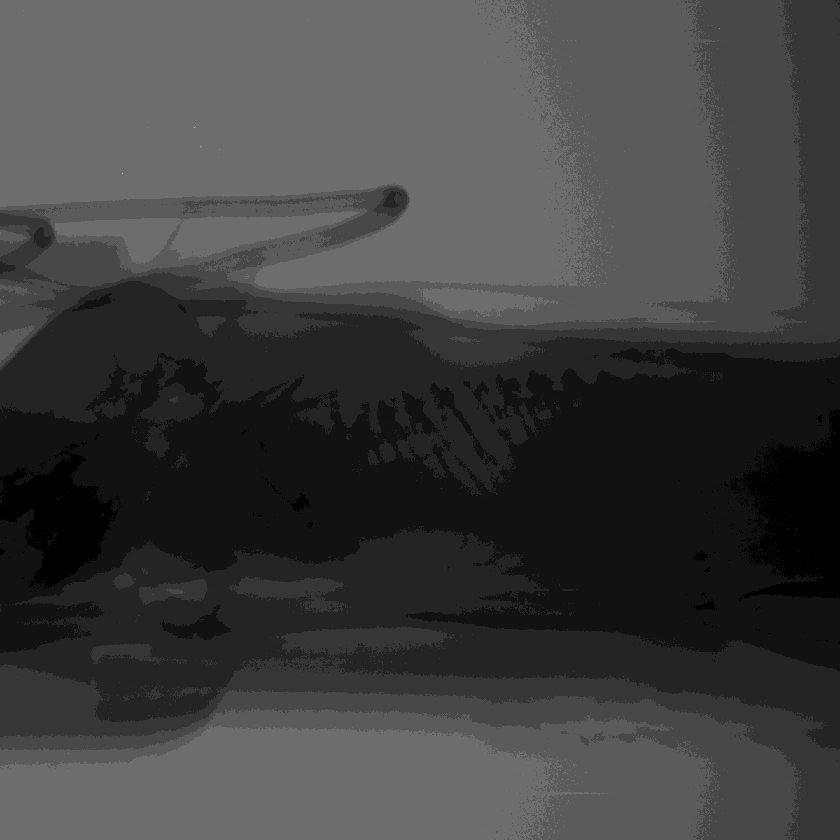
#> input picture DATA/1.tif, 840 x 840 px, shrunk from 1200 x 1200 before the run; the run also reads 1 picture not shown here
$ python main.py
#> lines starting #> are read from the running program, lines starting #| are printed output that depends on the picture
import numpy as np
import matplotlib.pyplot as plt
import matplotlib.cm as cm
from skimage import io

# 路径可能需要根据你的文件存放位置进行调整
raw_image_path = 'DATA/1.tif'
blank_image_path = 'DATA/blank.tif'
dark_image_path = 'DATA/dark.tif'

# 读取图像文件
raw_image = io.imread(raw_image_path).astype(np.float32)
#> raw_image: shape (840, 840) float32; min 356, max 4095, mean 1271.2
blank_image = io.imread(blank_image_path).astype(np.float32)
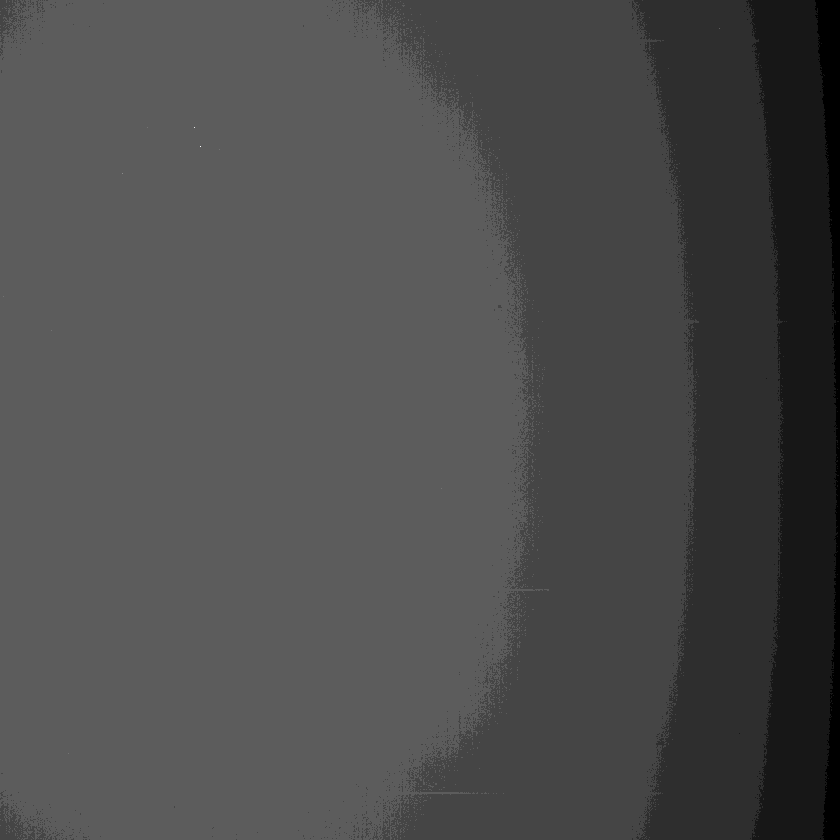
#> input picture DATA/blank.tif, 840 x 840 px, shrunk from 1200 x 1200 before the run
#> blank_image: shape (840, 840) float32; min 1145, max 4095, mean 1972.3
dark_image = io.imread(dark_image_path).astype(np.float32)
#> dark_image: shape (840, 840) float32; min 24, max 4095, mean 90.4

# 步骤1: 减去暗场图像
corrected_image = raw_image - dark_image
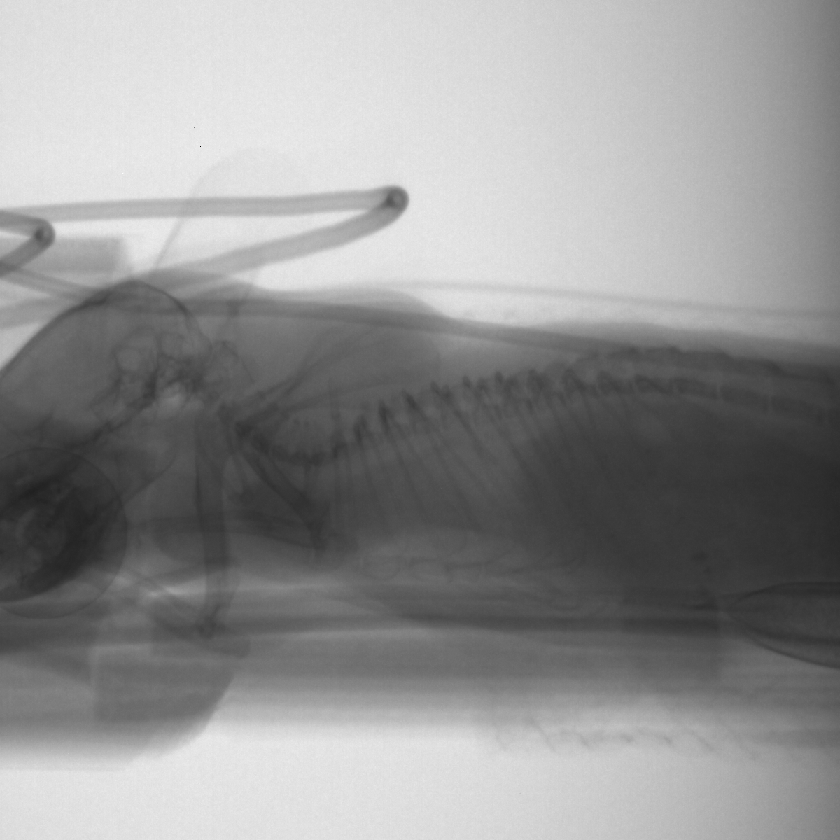
#> corrected_image: shape (840, 840) float32; min 0, max 2061, mean 1180.9; drawn with min black and max white

# 步骤2: 标准化
# 注意避免除以零
normalized_image = np.where(blank_image - dark_image != 0, corrected_image / (blank_image - dark_image), 0)
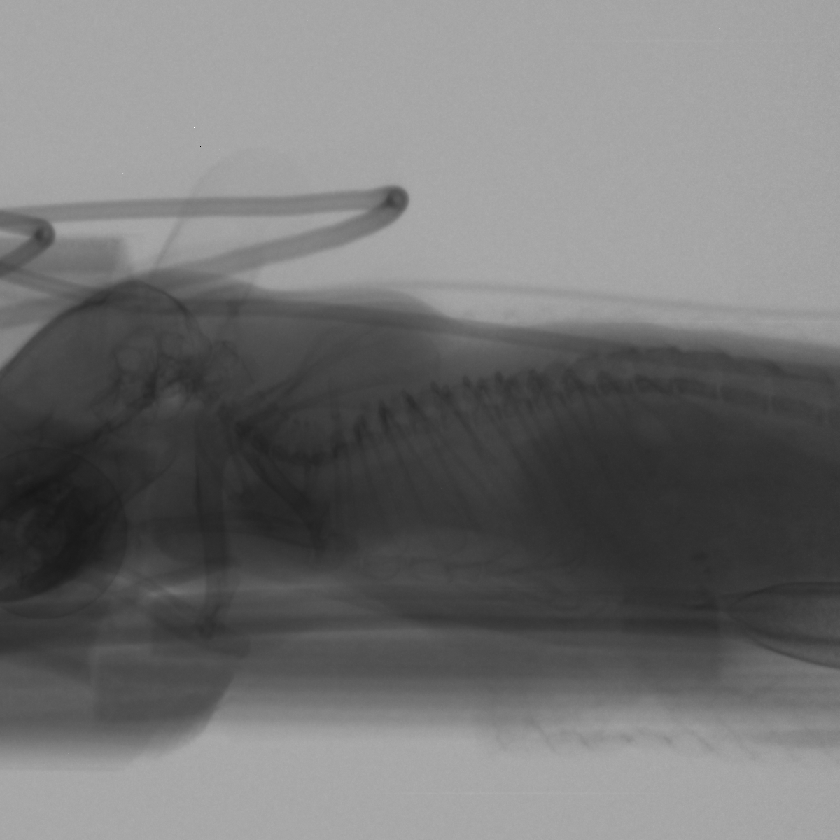
#> normalized_image: shape (840, 840) float32; min 0, max 1.4, mean 0.633; drawn with min black and max white

# 步骤3: 对比度增强
# 使用matplotlib的imshow进行对比度增强显示
plt.imshow(normalized_image, cmap=cm.gray)
plt.colorbar()
plt.show()
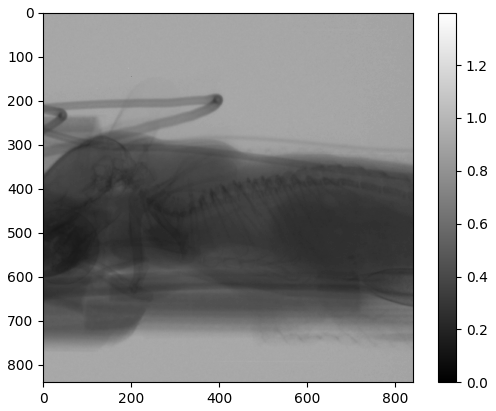
#> figure drawn by matplotlib, 2 panels
